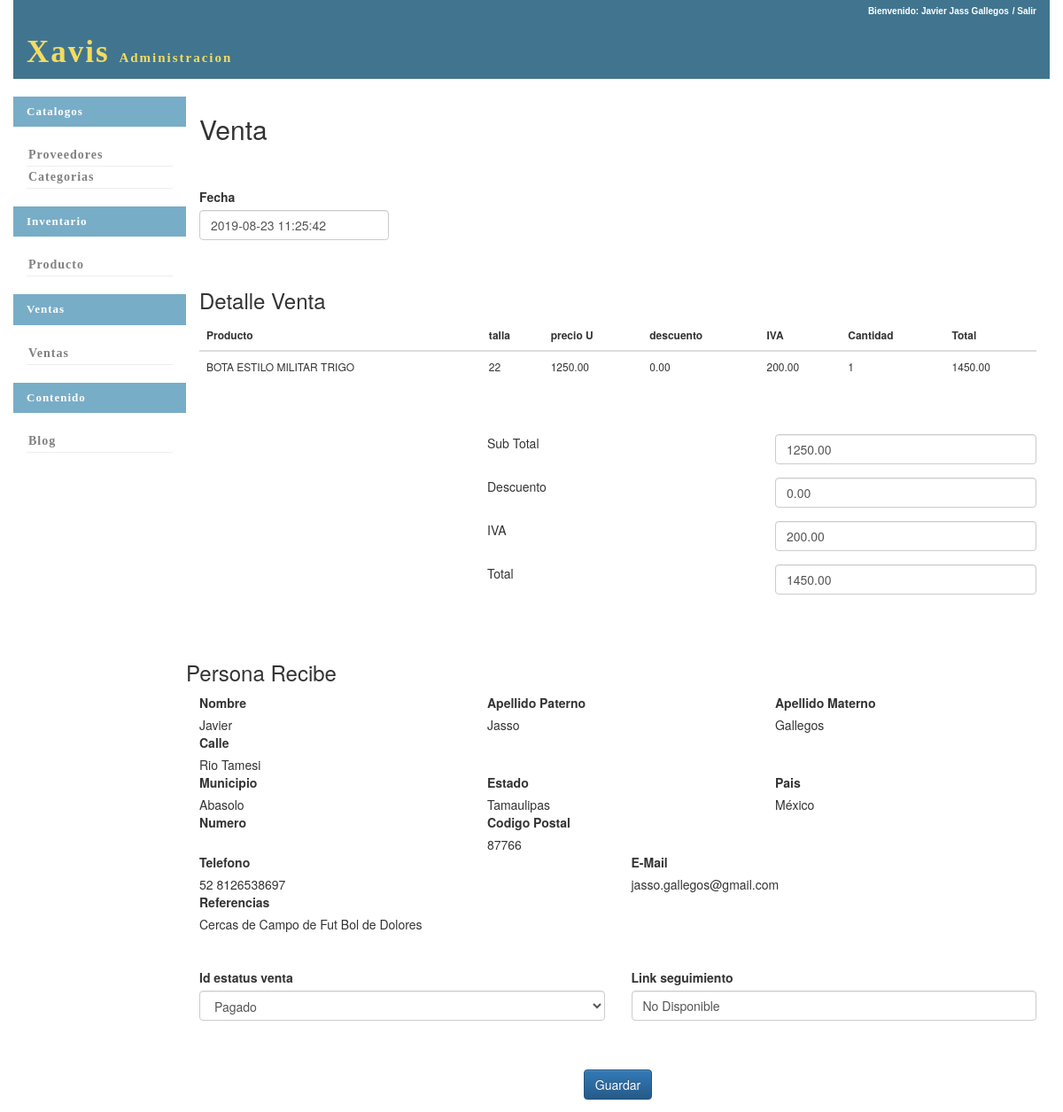
Page /ventas/detalle_venta/1/ (signed in) on the committed database.
### ventas/models.py (models this page shows)
class Venta(models.Model):
	fecha=models.DateTimeField(default=datetime.now())
	sub_total=models.DecimalField(max_digits=20,decimal_places=2,null=False)
	descuento=models.DecimalField(max_digits=20,decimal_places=2,null=False,default=0)
	iva=models.DecimalField(max_digits=20,decimal_places=2,null=False)
	total=models.DecimalField(max_digits=20,decimal_places=2,null=False)
	id_estatus_venta=models.ForeignKey(Estatus_Venta,on_delete=models.PROTECT,default=1)
	link_seguimiento=models.CharField(max_length=200,null=True,default='No Disponible')
	cliente=models.ForeignKey(Cliente,on_delete=models.PROTECT,default=1)

class Detalle_Venta(models.Model):
	id_venta=models.ForeignKey(Venta,on_delete=models.PROTECT)
	id_producto=models.ForeignKey(Productos,on_delete=models.PROTECT,null=False)
	cantidad=models.IntegerField(null=False)
	talla=models.ForeignKey(Tallas,on_delete=models.PROTECT,null=False)
	precio_unitario=models.DecimalField(max_digits=20,decimal_places=2,null=False)#almacena el precio antes de descuento e impuesto
	descuento=models.DecimalField(max_digits=20,decimal_places=2,null=False,default=0.00)#almacena el importe de descuento
	iva=models.DecimalField(max_digits=20,decimal_places=2,null=False,default=0.00)#almacena el iva
	precio_total=models.DecimalField(max_digits=20,decimal_places=2,null=False)#almacena el precio de todos los productos (precio_unitario*cantidad)

class Direccion_Envio_Venta(models.Model):
	id_venta=models.ForeignKey(Venta,on_delete=models.PROTECT)
	nombre_recibe=models.CharField(max_length=20,null=False)
	apellido_p=models.CharField(max_length=20,null=False)
	apellido_m=models.CharField(max_length=20)
	calle=models.CharField(max_length=50,null=False)
	numero_interior=models.CharField(max_length=10,null=True)
	numero_exterior=models.CharField(max_length=10,null=True)
	cp=models.CharField(max_length=10,null=False)
	municipio=models.CharField(max_length=50,null=False,default="")
	estado=models.CharField(max_length=50,null=False,default="")
	pais=models.CharField(max_length=50,null=False,default="")
	telefono=models.CharField(max_length=20,null=False)
	correo_electronico=models.CharField(max_length=50,null=False)
	referencia=models.CharField(max_length=200,null=False)

### inventario/models.py (models this page shows, shortened)
class Productos(models.Model):
	nombre=models.CharField(max_length=100)
	desc_producto=models.TextField()
	precio=models.DecimalField(max_digits=26,decimal_places=2,default=0.00)
	descuento=models.IntegerField(default=0)
	id_proveedor=models.ForeignKey(Proveedor,on_delete=models.PROTECT,null=False,default=0)
	marca=models.CharField(max_length=100,null=False,default="")
	clave_prod_proveedor=models.CharField(max_length=20,null=True)
	id_estatus=models.ForeignKey(Estatus,on_delete=models.PROTECT,default=1)

class Tallas(models.Model):
	id_producto=models.ForeignKey(Productos,on_delete=models.PROTECT)
	talla=models.CharField(max_length=10)
	entrada=models.IntegerField(default=0)
	salida=models.IntegerField(default=0)
	class Meta:
		unique_together=('id_producto','talla')

### ventas/views.py (the view)
# urls.py: url(r'^detalle_venta/(?P<id_venta>\d+)/$',views.detalle_venta_form,name="detalle_venta"),
def detalle_venta_form(request,id_venta):
	if not request.user.is_authenticated:
		return HttpResponseRedirect(reverse('seguridad:login'))
	venta=Venta.objects.get(id=id_venta)
	if request.method=="POST":
		form=Venta_Form(request.POST,instance=venta)
		if form.is_valid():
			form.save()
			return HttpResponseRedirect(reverse('ventas:busca_ventas'))
	else:
		det_venta=Detalle_Venta.objects.filter(id_venta=venta)
		direccion_enviio=Direccion_Envio_Venta.objects.get(id_venta=venta)
		form=Venta_Form(instance=venta)
	return render(request,'ventas/ventas.html',locals())

### ventas/forms.py
class Venta_Form(forms.ModelForm):
	class Meta:
		model=Venta
		fields=("fecha","sub_total","descuento","iva","total","id_estatus_venta","link_seguimiento")

### ventas/models.py (called while the page is built)
	def __str__(self):
		return self.estatus_venta

### ventas/templates/ventas/ventas.html (shortened to what this page needs)
{%extends 'base.html' %}
{% load bootstrap3 %}
{% block content%}
	<form method="post" action="#">
		<h2>Venta</h2>
		<br><br>
		<div class="row">
			<div class="col-xs-3">
				{% bootstrap_field form.fecha %}
			</div>
		</div>
		<br>
		<h3>Detalle Venta</h3>
		<table class="table">
			<thead>
				<th>
					Producto
				</th>
				<th>talla</th>
				<th>precio U</th>
				<th>descuento</th>
				<th>IVA</th>
				<th>
					Cantidad
				</th>
				<th>Total</th>
			</thead>
			<tbody>
				{% for dv in det_venta %}
					<tr>
						<td>{{dv.id_producto.nombre}}</td>
						<td>{{dv.talla.talla}}</td>
						<td>{{dv.precio_unitario}}</td>
						<td>{{dv.descuento}}</td>
						<td>{{dv.iva}}</td>
						<td>{{dv.cantidad}}</td>
						<td>{{dv.precio_total}}</td>
					</tr>
				{% endfor %}
			</tbody>
		</table>
		<br></br>
		<div class="row">
			<div class="col-xs-4"></div>
			<div class="col-xs-4">Sub Total</div>
			<div class="col-xs-4">{% bootstrap_field form.sub_total show_label=False%}</div>
		</div>
		<div class="row">
			<div class="col-xs-4"></div>
			<div class="col-xs-4">Descuento</div>
			<div class="col-xs-4">{% bootstrap_field  form.descuento show_label=False%}</div>
		</div>
		<div class="row">
			<div class="col-xs-4"></div>
			<div class="col-xs-4">IVA</div>
			<div class="col-xs-4">{% bootstrap_field  form.iva show_label=False %}</div>
		</div>
		<div class="row">
			<div class="col-xs-4"></div>
			<div class="col-xs-4">Total</div>
			<div class="col-xs-4">{% bootstrap_field  form.total show_label=False%}</div>
		</div>
		<br><br>
		<div class="row">
			<h3>Persona Recibe</h3>
			<div class="col-xs-4"><label>Nombre</label><br>{{direccion_enviio.nombre_recibe}}</div>
			<div class="col-xs-4"><label>Apellido Paterno</label><br>{{direccion_enviio.apellido_p}}</div>
			<div class="col-xs-4"><label>Apellido Materno</label><br>{{direccion_enviio.apellido_m}}</div>
			<div class="col-xs-12"><label>Calle</label><br>{{direccion_enviio.calle}}</div>
			<div class="col-xs-4"><label>Municipio</label><br>{{direccion_enviio.municipio}}</div>
			<div class="col-xs-4"><label>Estado</label><br>{{direccion_enviio.estado}}</div>
			<div class="col-xs-4"><label>Pais</label><br>{{direccion_enviio.pais}}</div>
			<div class="col-xs-4"><label>Numero</label><br>{{direccion_enviio.numero}}</div>
			<div class="col-xs-4"><label>Codigo Postal</label><br>{{direccion_enviio.cp}}</div>
			<div class="col-xs-6"><label>Telefono</label><br>{{direccion_enviio.telefono}}</div>
			<div class="col-xs-6"><label>E-Mail</label><br>{{direccion_enviio.correo_electronico}}</div>
			<div class="col-xs-12"><label>Referencias</label><br>{{direccion_enviio.referencia}}</div>
		</div>
		<br><br>
		<div class="row">
			<div class="col-xs-6">
				{%bootstrap_field form.id_estatus_venta%}
			</div>
			<div class="col-xs-6">
				{%bootstrap_field form.link_seguimiento%}
			</div>
		</div>
		<br><br>
		<div class="row" style="text-align:center">
			<button class="btn btn-primary">
				Guardar
			</button>
		</div>
	</form>
{% endblock %}

### seguridad/static/css/base.css (style rules this page uses)
.table { font-size:12px; }

### rows in the picture
Venta: fecha "2019-08-23 11:25:42", sub_total "1250.00", descuento "0.00", iva "200.00", total "1450.00", id_estatus_venta "Pagado", link_seguimiento "No Disponible"
Detalle_Venta: id_producto.nombre "BOTA ESTILO MILITAR TRIGO", talla.talla "22", precio_unitario "1250.00", descuento "0.00", iva "200.00", cantidad "1", precio_total "1450.00"
Direccion_Envio_Venta: nombre_recibe "Javier", apellido_p "Jasso", apellido_m "Gallegos", calle "Rio Tamesi", municipio "Abasolo", estado "Tamaulipas", pais "México", cp "87766", telefono "52 8126538697", correo_electronico "jasso.gallegos@gmail.com", referencia "Cercas de Campo de Fut Bol de Dolores"
